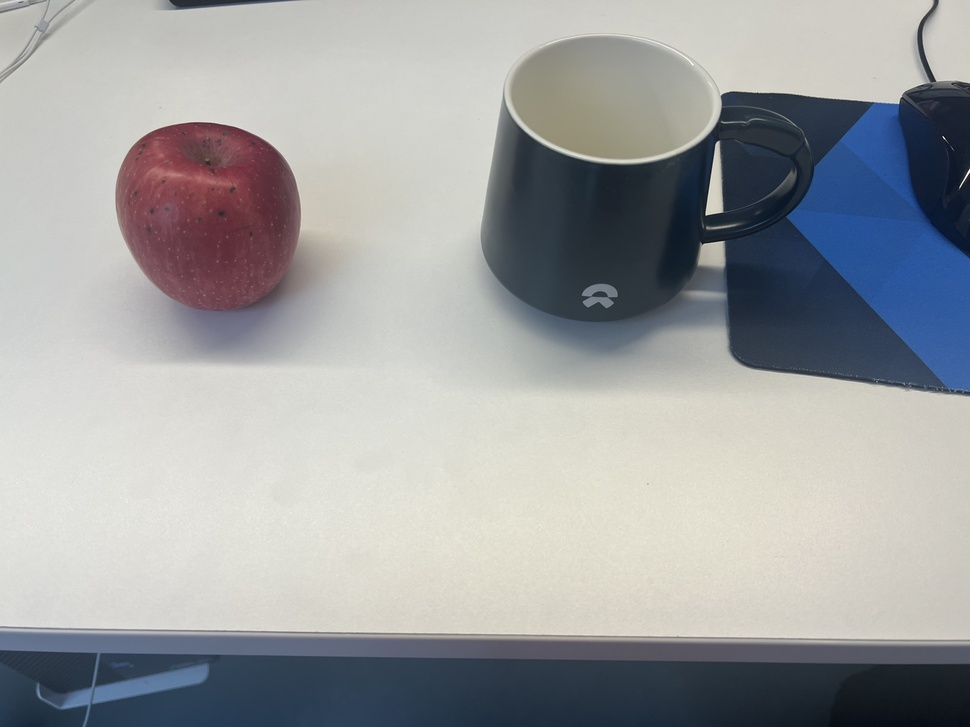
#> input picture lession6/sixth/image1.jpg, 970 x 727 px, shrunk from 4032 x 3024 before the run
$ python task1_ransac.py
#> lines starting #> are read from the running program, lines starting #| are printed output that depends on the picture
import cv2
import numpy as np
import matplotlib.pyplot as plt
import os


def load_images_and_match(img1_path, img2_path):
#> called with img1_path = 'sixth/image1.jpg', img2_path = 'sixth/image2.jpg'
    if not os.path.exists(img1_path) or not os.path.exists(img2_path):
        print(f"Error: 找不到图片 {img1_path} 或 {img2_path}")
        return None, None, None, None

    img1 = cv2.imread(img1_path, cv2.IMREAD_GRAYSCALE)
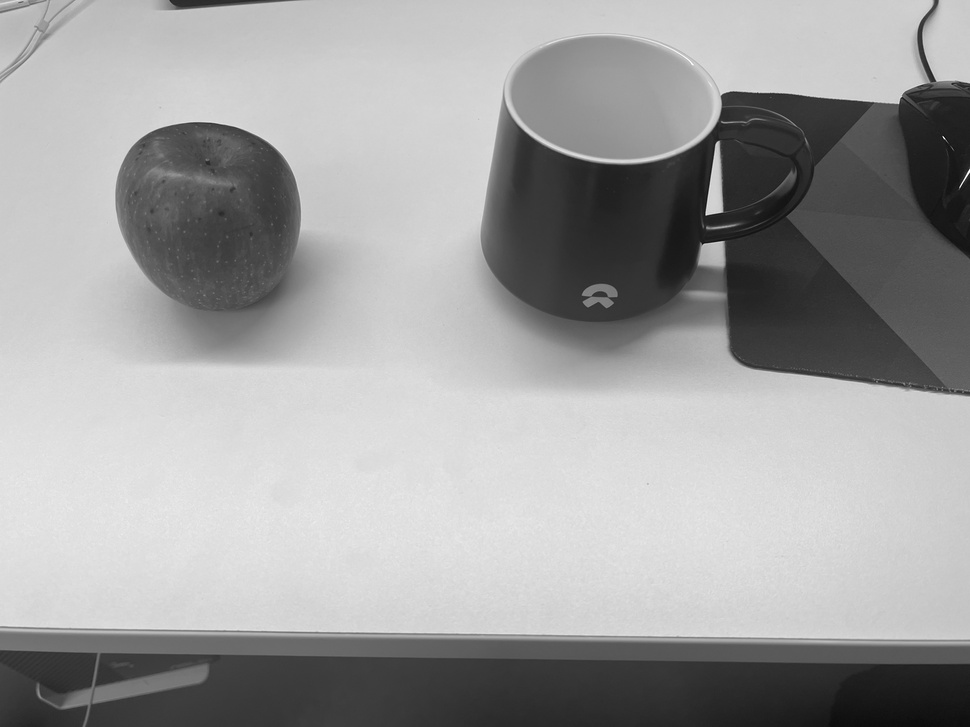
#> img1: shape (727, 970); min 1, max 255, mean 159.7
    img2 = cv2.imread(img2_path, cv2.IMREAD_GRAYSCALE)
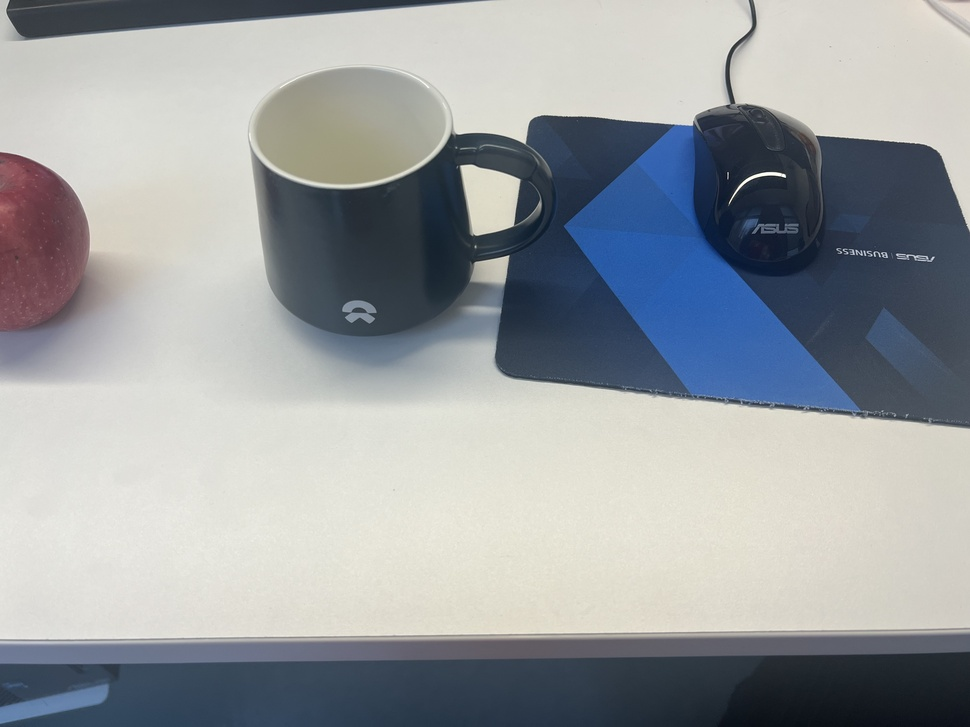
#> input picture lession6/sixth/image2.jpg, 970 x 727 px, shrunk from 4032 x 3024 before the run
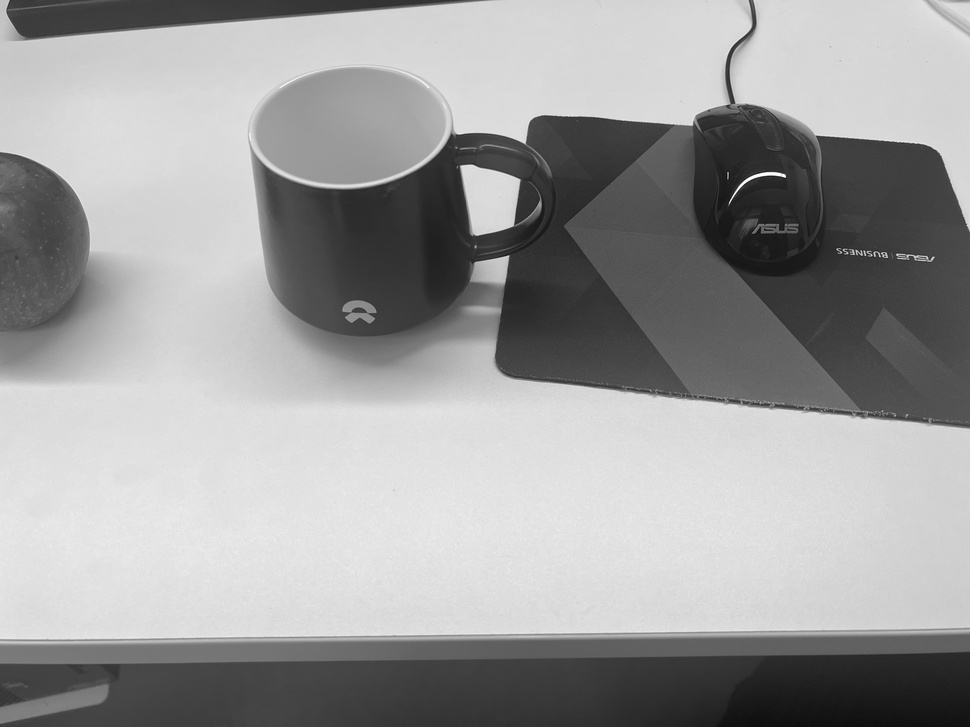
#> img2: shape (727, 970); min 6, max 255, mean 156.5

    sift = cv2.SIFT_create()
    kp1, des1 = sift.detectAndCompute(img1, None)
#> kp1 = 130 keypoints; strongest (x, y, size): (714, 204, 13.2), (712, 254, 18), (220, 233, 127.9), (706, 214, 1.8)
    kp2, des2 = sift.detectAndCompute(img2, None)
#> kp2 = 159 keypoints; strongest (x, y, size): (784, 176, 2.5), (491, 200, 37.8), (493, 271, 20.4), (370, 258, 134.9)

    bf = cv2.BFMatcher()
    matches = bf.knnMatch(des1, des2, k=2)
#> matches = 130 matches

    good = []
    pts1 = []
    pts2 = []

    for m, n in matches:
        if m.distance < 0.75 * n.distance:
            good.append(m)
            pts1.append(kp1[m.queryIdx].pt)
            pts2.append(kp2[m.trainIdx].pt)
#> this loop made 130 passes
#> after the loop, good = 28 matches; pts1 = 28 pairs, first value 179.3 to 916.6, second value 79.37 to 675.3; pts2 = 28 pairs, first value 94.48 to 885, second value 100.2 to 695.1

    pts1 = np.float32(pts1)
    pts2 = np.float32(pts2)
    return img1, img2, pts1, pts2


def draw_matches_custom(img1, img2, pts1, pts2, mask, title):
    """绘制匹配连线"""
    h1, w1 = img1.shape
    h2, w2 = img2.shape
    vis = np.zeros((max(h1, h2), w1 + w2), np.uint8)
    vis[:h1, :w1] = img1
    vis[:h2, w1 : w1 + w2] = img2
    vis = cv2.cvtColor(vis, cv2.COLOR_GRAY2BGR)

    for i, (pt1, pt2) in enumerate(zip(pts1, pts2)):
        if mask[i]:
            pt1 = (int(pt1[0]), int(pt1[1]))
            pt2 = (int(pt2[0] + w1), int(pt2[1]))
            cv2.line(vis, pt1, pt2, (0, 255, 0), 1)
            cv2.circle(vis, pt1, 3, (0, 0, 255), -1)
            cv2.circle(vis, pt2, 3, (0, 0, 255), -1)

    plt.figure(figsize=(12, 6))
    plt.imshow(cv2.cvtColor(vis, cv2.COLOR_BGR2RGB))
    plt.title(title)
    plt.axis("off")
    plt.show()


def run_task1():
    img1_path = "sixth/image1.jpg"
    img2_path = "sixth/image2.jpg"

    img1, img2, pts1, pts2 = load_images_and_match(img1_path, img2_path)
    if img1 is None:
        return

    # 测试不同的阈值
    thresholds = [0.5, 1.0, 5.0]

    for thresh in thresholds:
        print(f"\n--- Testing RANSAC Threshold: {thresh} ---")
        # 计算基础矩阵
        F, mask = cv2.findFundamentalMat(pts1, pts2, cv2.FM_RANSAC, thresh, 0.99)

        inliers_cnt = np.sum(mask)
        print(f"Inliers found: {inliers_cnt} / {len(pts1)}")
        print(f"Fundamental Matrix:\n{F}")

        # 可视化
        draw_matches_custom(
            img1,
            img2,
            pts1,
            pts2,
            mask.ravel(),
            f"RANSAC Threshold = {thresh} (Inliers: {inliers_cnt})",
        )
#> this loop made 3 passes
#> inliers_cnt on passes 1 to 3: 14, 15, 21
#> (printed output is left out)
#> pass 1, in draw_matches_custom, `vis = cv2.cvtColor(vis, cv2.COLOR_GRAY2BGR)`:
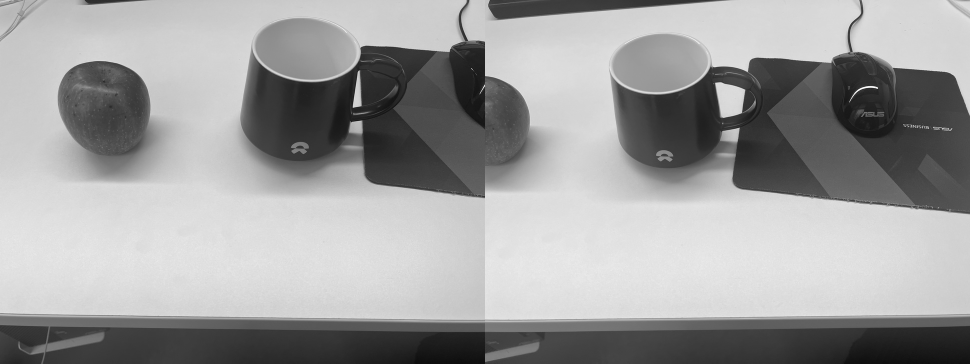
#> vis: shape (727, 1940, 3) (shown at 1/2 size); min 1, max 255, mean 158.1
#> pass 1, in draw_matches_custom, `plt.show()`:
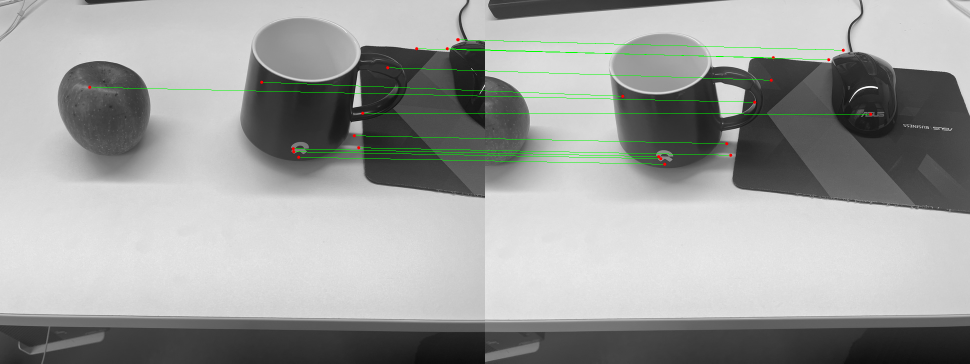
#> shown: shape (727, 1940, 3) (shown at 1/2 size); mean R, G, B 157.3, 158.9, 157.2
#> pass 2, in draw_matches_custom (call 2), `plt.show()`:
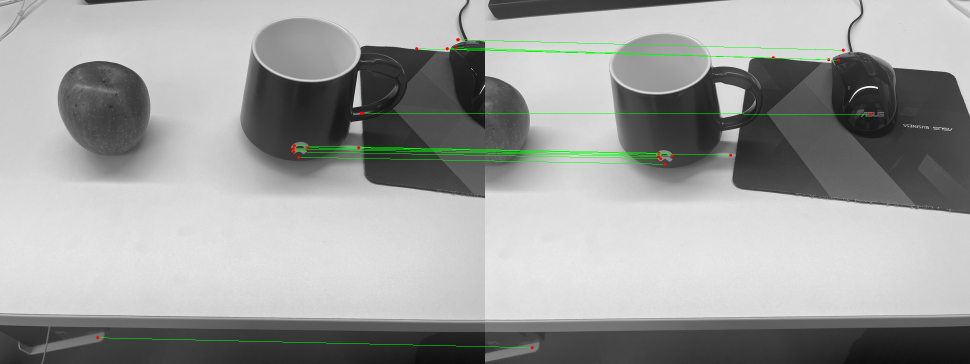
#> shown: shape (727, 1940, 3) (shown at 1/2 size); mean R, G, B 157.4, 158.8, 157.3


if __name__ == "__main__":
    run_task1()
